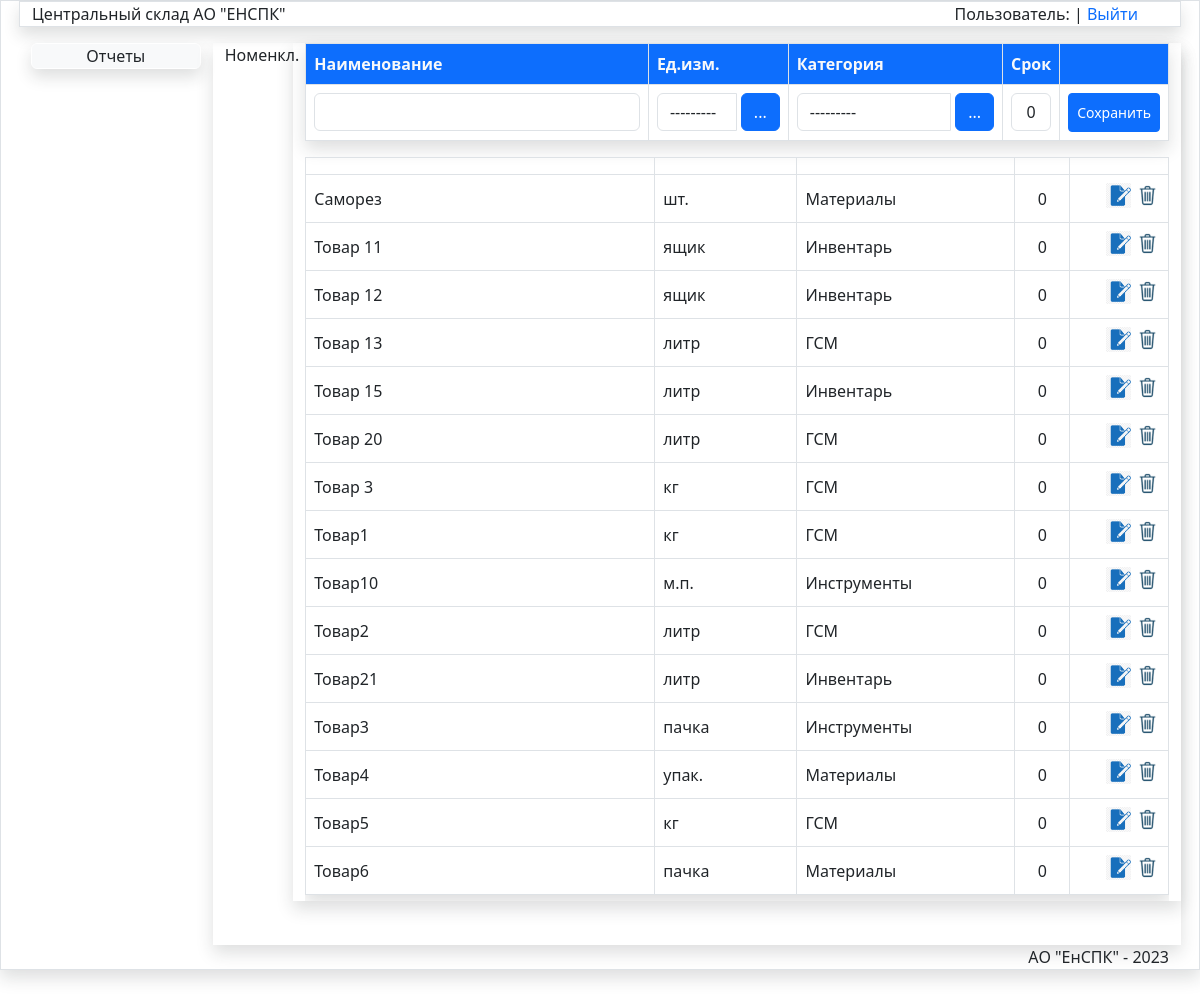
The app's page /SprNom/ (signed in) with its own data.
### store/models.py (models this page shows, shortened)
class Nom(models.Model):
    title = models.CharField(max_length=150, verbose_name='Наименование', unique=True )
    izm=models.ForeignKey(Unit,verbose_name='Ед.изм.',on_delete=models.PROTECT)
    category = models.ForeignKey(Category, verbose_name='Категория', on_delete=models.PROTECT)
    srok=models.IntegerField(blank=True,default=0)
    updated_at = models.DateTimeField(auto_now=True, verbose_name='Создан')
    created_at = models.DateTimeField(auto_now_add=True, verbose_name='Обновлен')
    class Meta:
        verbose_name = 'Номенклатура'
        verbose_name_plural = 'Номенклатура'
        ordering = ['title', ]

class Unit(models.Model):
    title = models.CharField(max_length=100,verbose_name='Наименование',unique=True)
    def __str__(self):
        return self.title
    class Meta:
        verbose_name='Единица измерения'
        verbose_name_plural='Единицы измерения'
        ordering=['title',]

class Category(models.Model):
    title = models.CharField(max_length=100, verbose_name='Наименование категории',unique=True)
    def __str__(self):
        return self.title
    class Meta:
        verbose_name='Категория'
        verbose_name_plural='Категории'
        ordering=['title',]

### store/views.py (the view)
# urls.py: path('SprNom/', SprNom, name='SprNom'),
def SprNom(request):
    form=NomForm()
    form2=UnitForm2()
    form3=CategoryForm2()
    unit=Nom.objects.all()
    return render(request,'store/spr/SprNom.html',{'title':"Номенклатура",'form':form,'unit':unit,
    'pic_label': 'Номенкл.','form2':form2,'form3':form3 })

### store/forms.py
class NomForm(forms.ModelForm):
   class Meta:
      model = Nom
      fields = '__all__'
      widgets = {
    'title': forms.TextInput(attrs={'class': 'form-control', 'id':'idtitle'}),
    'izm': forms.Select(attrs={'class': 'form-control','id':'idizm'}),
    'category': forms.Select(attrs={'class': 'form-control', 'id':'idcat'}),
     'srok': forms.TextInput(attrs={'class': 'form-control text-center', 'id':'idsrok'}),
         }

class UnitForm2(forms.ModelForm):
    class Meta:
        model = Unit
        fields = ['title']
        widgets = {
            'title': forms.TextInput(attrs={'class': 'form-control', 'style': 'width:460px;', 'id': 'idtitle2'}),
        }

### store/templates/store/spr/SprNom.html (shortened to what this page needs)
{% extends 'store/menu.html' %}
{% load static %}
{% block DataArea %}
<div class="row">
    <div class="col-md-1  ">{{pic_label}}</div>
<div class="col-md-11 mx-auto shadow">
<table class="table table-bordered shadow ">
 <thead class="bg-primary text-light">
    <tr class="mt-0">
        <th style="width:40%;" >Наименование </th>
        <th style="width:16.3%;"  >Ед.изм.</th>
         <th style="width:25%;"  >Категория</th>
         <th style="width:6.3%;"  >Срок</th>
        <th  style="width:11.3%" ></th>
    </tr>
  </thead>
<form  method="post" id="nom-form">
<tbody>
 <tr>
     <td> {{ form.title}}</td>
     <td>
         <div class="input-group">
                    {{form.izm}}
                    <div class=" input-group-button pr-2">
                        <button type="button" id="show-contact-modal-button" class="btn btn-primary mr-2" style="margin-left: 5px;" data-bs-toggle="modal" data-bs-target="#exampleModal5">...</button>
                    </div>
                </div>
        </td>
     <td   >
     <div class="input-group">
     {{form.category}}
     <div class=" input-group-button pr-2">
     <button type="button" id="show-contact-modal-button2" class="btn btn-primary mr-2" style="margin-left: 5px;" data-bs-toggle="modal" data-bs-target="#exampleModal6">...</button>
     </div>
     </div>
     </td>
     <td class=" text-end " >{{form.srok}}</td>
     <td class="pt-2 text-end" > <button type="submit" class="btn  btn-primary btn-sm pt-2 pb-2    " id="nomsavebtn" >Сохранить</button></td>
 </tr>
</form></tbody>
</table>
<div class="scrolltable">
<table class="table table-bordered shadow table-hover ">
<thead >
    <tr class="mt-0">
        <th style="width:40%" class="border" ></th>
        <th style="width:16.3%" class="border border-end-0" ></th>
         <th style="width:25%" class="border border-end-0" ></th>
         <th style="width:6.3%" class="text-center" ></th>
        <th style="width:11.3%" class="text-center" ></th>
    </tr>
  </thead>
<tbody id="tbody">
    {% for item in unit %}
<tr>
<td  class="align-middle">{{item.title}}</td>
<td  class="align-middle" >{{item.izm.title}}</td>
 <td  class="align-middle">{{item.category.title}}</td>
   <td  class="align-middle  text-center">{{item.srok}}</td>
<td class="text-end align-middle " ><input data-sid="{{item.id}}" data-update="#" class="btn-nom-update " value="Update" type="image" src="{% static '/images/edit2.png' %}" width="25px" >
<input data-sid="{{item.id}}" data-del="#" class="btn-nom-delete " value="Delete" type="image" src="{% static '/images/del.png' %}" width="25px"> </td>
</tr>
{% endfor %}
</tbody>
</table>
</div>
</div>
</div>
{% endblock DataArea %}

### store/static/css/my.css (style rules this page uses)
.scrolltable { display:block; overflow-y: auto; height:74.5vh; }

### records on screen
Nom: title "Саморез", izm "шт.", category "Материалы", srok "0"
Nom: title "Товар 11", izm "ящик", category "Инвентарь", srok "0"
Nom: title "Товар 12", izm "ящик", category "Инвентарь", srok "0"
Nom: title "Товар 13", izm "литр", category "ГСМ", srok "0"
Nom: title "Товар 15", izm "литр", category "Инвентарь", srok "0"
Nom: title "Товар 20", izm "литр", category "ГСМ", srok "0"
Nom: title "Товар 3", izm "кг", category "ГСМ", srok "0"
Nom: title "Товар1", izm "кг", category "ГСМ", srok "0"
Nom: title "Товар10", izm "м.п.", category "Инструменты", srok "0"
Nom: title "Товар2", izm "литр", category "ГСМ", srok "0"
Nom: title "Товар21", izm "литр", category "Инвентарь", srok "0"
Nom: title "Товар3", izm "пачка", category "Инструменты", srok "0"
Nom: title "Товар4", izm "упак.", category "Материалы", srok "0"
Nom: title "Товар5", izm "кг", category "ГСМ", srok "0"
Nom: title "Товар6", izm "пачка", category "Материалы", srok "0"

### other values on screen
{{ pic_label }} "Номенкл."
